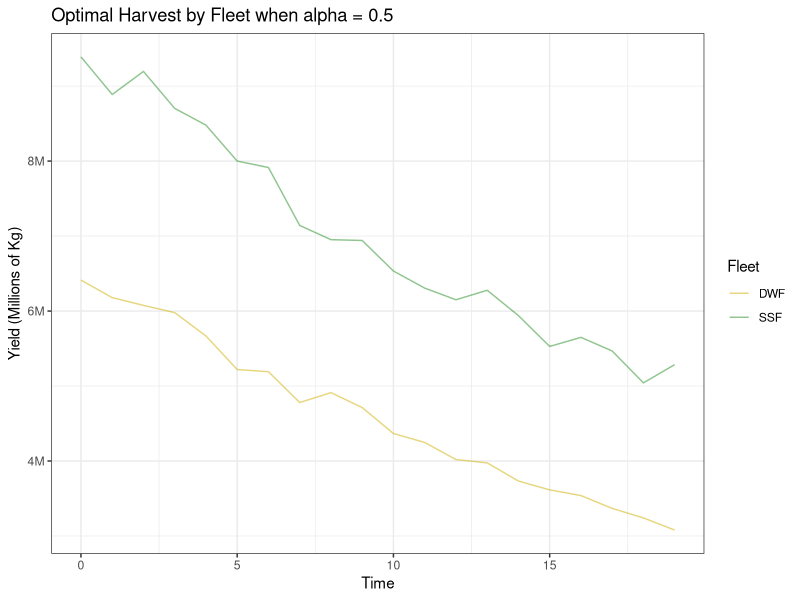
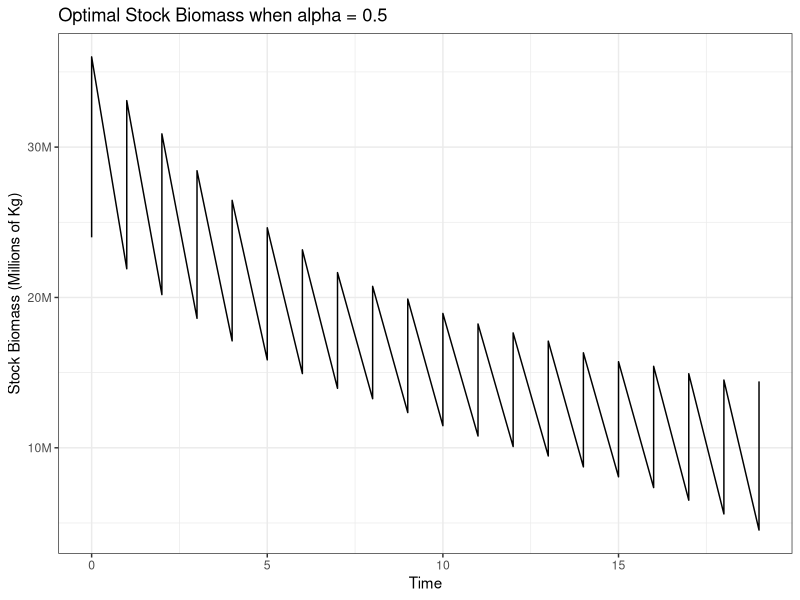
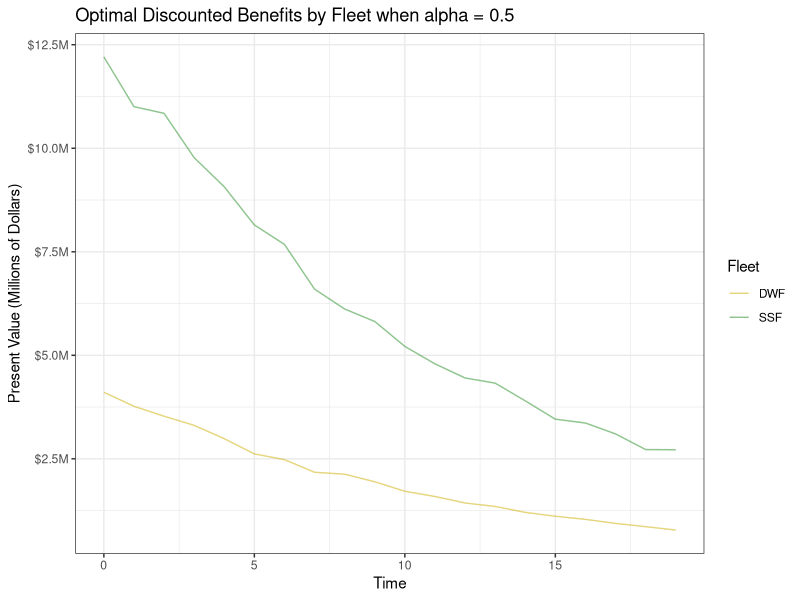
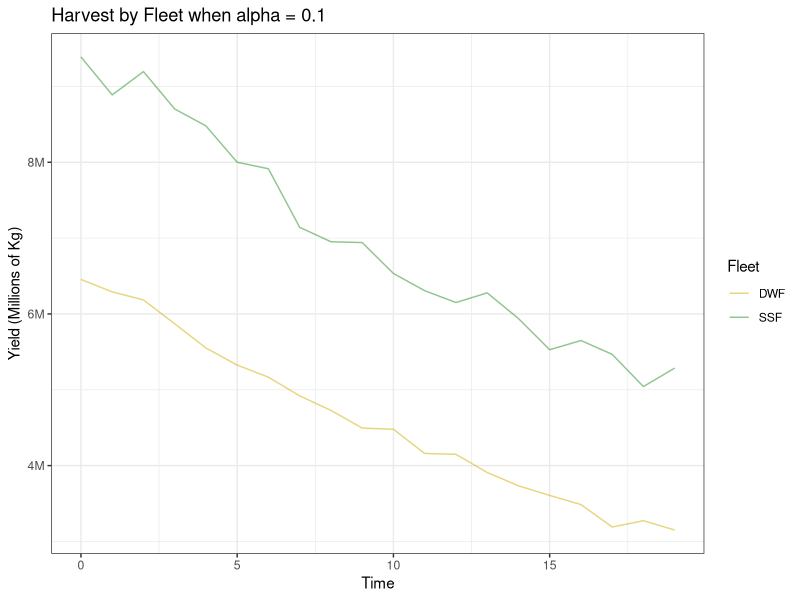
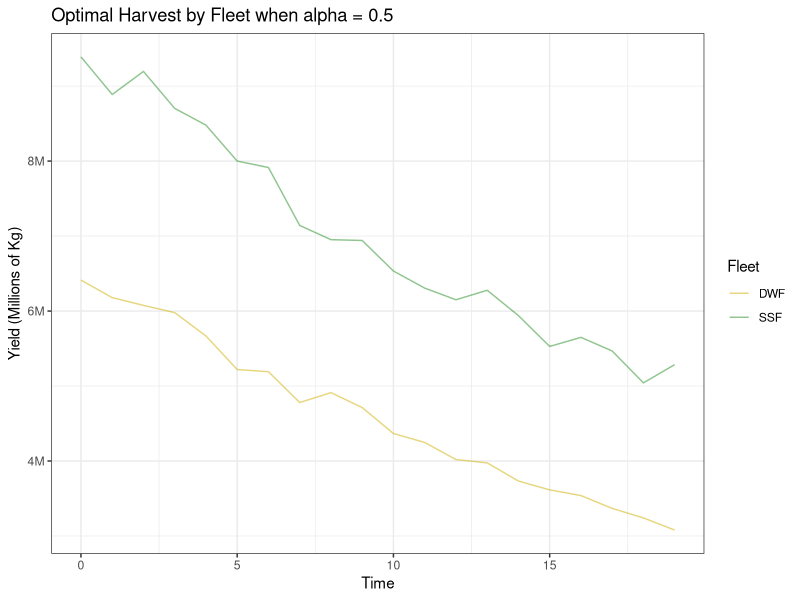
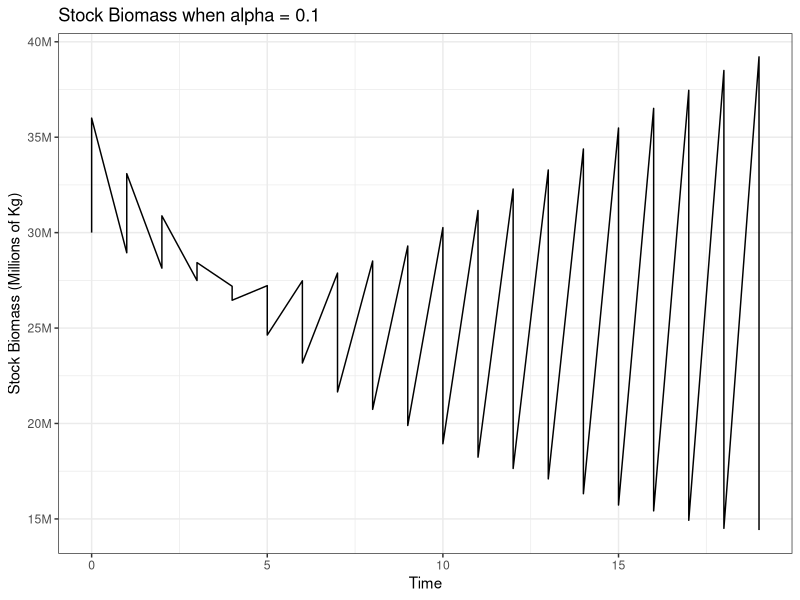
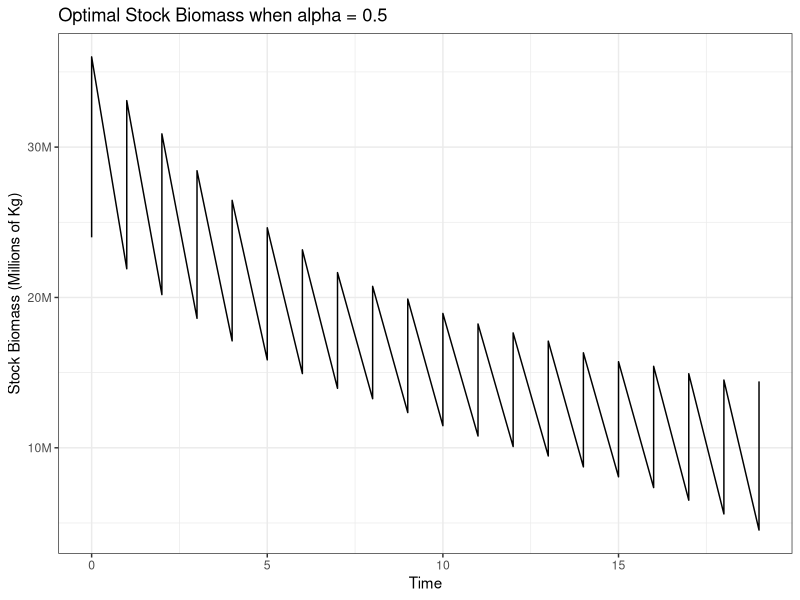
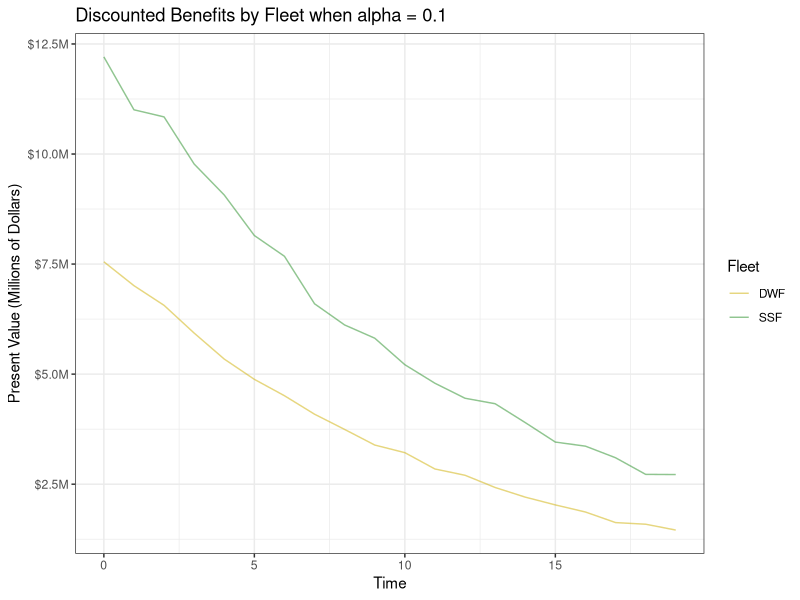

Source code (R) for these figures, in order:
## ---- chunk 1
knitr::opts_chunk$set(echo = TRUE)

library(tidyverse)
library(nloptr)
library(knitr)
## ---- chunk 2
local_opts<-list("algorithm"="NLOPT_LN_COBYLA",xtol_rel=1e-15)
options=list("algorithm"="NLOPT_LN_AUGLAG",xtol_rel=1e-15,maxeval=160000,"local_opts"=local_opts)

harvest_dwf <- function(choice, int_state, alpha, p, c_d, q, r, Kd, discount, period, proportion) {
  benefits=vector(mode="numeric", length=0)
  state=vector(mode="numeric",length=0)
  
  state[1]=int_state*proportion
  benefits[1]=(p*(1-alpha)*choice[1])-(c_d*((choice[1]/(q*state[1]))^2))
  rho=1/(1+discount)
  
  for(i in 2:period){
    state[i]=state[i-1]+(state[i-1]*r*(1-(state[i-1]/Kd)))-choice[i-1]
    benefits[i]=(p*((1-alpha)*choice[i]))-(c_d*((choice[i]/(q*state[i]))^2))
  }
  
  t=seq(from=0,to=period-1)
  pv=rho^t*benefits
  npv=sum(pv)
  return(-npv)
}

constraint_dwf <- function(choice, int_state, alpha, p, c_d, q, r, Kd, discount, period, proportion) {
  
  state=vector(mode="numeric", length=0)
  const=vector(mode="numeric", length=0)
  
  state[1]=int_state*proportion
  const[1]=choice[1]-state[1]
  
  for(i in 2:period) {
    
    state[i]=state[i-1]+(state[i-1]*r*(1-(state[i-1]/Kd)))-choice[i-1]
    const[i]=choice[i]-state[i]
  }
  return(const)
}

harvest_ssf <- function(choice, int_state, p, c_s, q, r, Ks, discount, period, proportion) {
  
  benefits=vector(mode="numeric", length=0)
  state=vector(mode="numeric",length=0)
  
  state[1]=int_state*proportion
  benefits[1]=p*choice[1] - (c_s*((choice[1]/(q*state[1]))^2))
  rho=1/(1+discount)
  
  for(i in 2:period) {
    state[i]=state[i-1]+(state[i-1]*r*(1-(state[i-1]/Ks)))-choice[i-1]
    benefits[i]=p*choice[i] - (c_s*((choice[i]/(q*state[i]))^2))
  }
  
  t=seq(from=0, to=period-1)
  pv=rho^t*benefits
  npv=sum(pv)
  return(-npv)
}


constraint_ssf <- function(choice, int_state, p, c_s, q, r, Ks, discount, period, proportion) {
  
  state=vector(mode="numeric", length=0)
  const=vector(mode="numeric", length=0)
  
  state[1]=int_state*proportion
  const[1]=choice[1]-state[1]
  
  for(i in 2:period){
    
    state[i]=state[i-1]+(state[i-1]*r*(1-(state[i-1]/Ks)))-choice[i-1]
    const[i]=choice[i]-state[i]
  }
  return(const)
}

benefits_fct <- function(choice, Hd_fct, constraintd_fct, Hs_fct, constraints_fct, discount, period, beta){
  
  benefits=vector(mode="numeric",length=0)
  
  rho=1/(1+discount)
  
  
    benefits=(beta*-(nloptr(x0=rep(500000, period),eval_f=Hs_fct,lb=rep(0,period),opts=options,eval_g_ineq=constraints_fct, int_state=60000000,p=1.3,c_s=0.91,q=0.03,r=0.45,Ks=100000000*0.6, discount=0.05,period=20,proportion=0.6)$objective)) + ((1-beta)*choice*-(nloptr(x0 = rep(500000, period),eval_f = Hd_fct,lb = rep(0, period),opts = options,eval_g_ineq = constraintd_fct,int_state = 60000000,alpha = choice,p = 1.3,c_d = 0.63,q = 0.01,r = 0.45, Kd=100000000*0.4,discount = 0.05,period = 20,proportion=0.4)$objective)) 
  
  npv=sum(benefits)
  
  return(-npv)
}

benefits_out=nloptr(x0=0.2,
                    eval_f = benefits_fct,
                    opts = options,
                    lb = 0,
                    ub = 1,
                    Hd_fct = harvest_dwf,
                    constraintd_fct = constraint_dwf,
                    Hs_fct = harvest_ssf,
                    constraints_fct = constraint_ssf,
                    discount = 0.05,
                    period = 20,
                    beta = 0.7
                    )
benefits_out$solution
-benefits_out$objective
# 0.7*(-H_s_out$objective) + (1-0.7)*(benefits_out$solution*(-H_d_out$objective))
# I=60000000
# K=100000000
# Is=I*0.6
# Id=I*0.4
# Ks=K*0.6
# Kd=K*0.4
# r=0.45
# overall=I+(0.45*I*(1-(I/K)))
# S1=Is+(0.45*Is*(1-(Is/Ks)))
# D1=Id+(0.45*Id*(1-(Id/Kd)))
# S1+D1 == overall
# S1
# D1
## ---- chunk 3
int_state = 60000000
p = 1.3
c_d = 0.63
q = 0.01
r = 0.45
Kd=100000000*0.4
discount = 0.05
period = 20
proportiond=0.4

H_d_out = nloptr(
  x0 = rep(500000, period),
  eval_f = harvest_dwf,
  lb = rep(0, period),
  opts = options,
  eval_g_ineq = constraint_dwf,
  int_state = 60000000,
  alpha = benefits_out$solution,
  p = 1.3,
  c_d = 0.63,
  q = 0.01,
  r = 0.45,
  Kd = 100000000*0.4,
  discount = 0.05,
  period = 20,
  proportion=0.4
)
H_d_out$solution
-H_d_out$objective

dwf_table <- function(choice, int_state, alpha, p, c_d, q, r, Kd, discount, period, proportion) {
  
  benefits=vector(mode="numeric", length=0)
  # choice=vector(mode="numeric",length=0)
  state=vector(mode="numeric",length=0)
  
  state[1]=int_state*proportion
  benefits[1]=(p*(1-alpha)*choice[1])-(c_d*((choice[1]/(q*state[1]))^2))
  
  rho=1/(1+discount)
  
  for(i in 2:period){
    
    state[i]=state[i-1]+(state[i-1]*r*(1-(state[i-1]/Kd)))-choice[i-1]
    
    benefits[i]=(p*((1-alpha)*choice[i]))-(c_d*((choice[i]/(q*state[i]))^2))
  }
  
  t=seq(from=0,to=period-1)
  
  pv=rho^t*benefits
  
  
  return(tibble("Time"=t, "Biomass"=state, "Yield"=choice, "PV"=pv))
}

dwf_df = dwf_table(choice=H_d_out$solution, int_state=int_state, alpha=benefits_out$solution, p=p, c_d=c_d, q=q, r=r, Kd=Kd, discount=discount,period=period,proportion=proportiond) %>% 
  mutate(Fleet = "DWF")
## ---- chunk 4
ssf_table <- function(choice, int_state, p, c_s, q, r, Ks, discount, period, proportion) {
  
  benefits=vector(mode="numeric", length=0)
  state=vector(mode="numeric",length=0)
  
  rho=1/(1+discount)
  
  state[1]=int_state*proportion
  benefits[1]=p*choice[1] - (c_s*((choice[1]/(q*state[1]))^2))
  
  for(i in 2:period) {
    
    state[i]=state[i-1]+(state[i-1]*r*(1-(state[i-1]/Ks)))-choice[i-1]
    benefits[i]=p*choice[i] - (c_s*((choice[i]/(q*state[i]))^2))
  }
  
  t=seq(from=0, to=period-1)
  pv=rho^t*benefits
  
  
  return(tibble("Time"=t, "Biomass"=state, "Yield"=choice, "PV"=pv))
}

H_s_out = nloptr(
  x0 = rep(1000000, period),
  eval_f = harvest_ssf,
  lb = rep(0, period),
  opts = options,
  eval_g_ineq = constraint_ssf,
  int_state = 60000000,
  p = 1.3,
  c_s = 0.91,
  q = 0.03,
  r = 0.45,
  Ks = 100000000*0.6,
  discount = 0.05,
  period = 20,
  proportion = 0.6
)

H_s_out$solution
-H_s_out$objective

int_state = 60000000
p = 1.3
c_s = 0.91
q = 0.03
r = 0.45
Ks = 100000000 * 0.6
discount = 0.05
period = 20
proportions = 0.6

ssf_df = ssf_table(choice=H_s_out$solution, int_state=int_state, p=p, c_s=c_s, q=q, r=r, Ks=Ks, discount=discount, period=period, proportion=proportions) %>% 
  mutate(Fleet = "SSF")

total_table= dwf_df %>% 
  rbind(ssf_df)
## ---- chunk 5
yield_plot=ggplot(total_table) +
  geom_line(aes(x=Time, y=Yield, color = Fleet), alpha=0.5) +
  scale_y_continuous(
    labels = scales::label_number(scale = 1e-6, suffix = "M"),
    name = "Yield (Millions of Kg)") +
  labs(title="Optimal Harvest by Fleet when alpha = 0.5") + 
  scale_color_manual(values = c("gold3", "forestgreen")) +
  theme_bw()
yield_plot

# ggsave(filename = "optimized_yield_plot.jpg", plot = yield_plot, path=here::here("Plots"))


# H_s_out$solution
# H_d_out$solution

biomass_plot=ggplot(total_table) +
  geom_line(aes(x=Time, y=Biomass)) +
  scale_y_continuous(
    labels = scales::label_number(scale = 1e-6, suffix = "M"),
    name = "Stock Biomass (Millions of Kg)") +
  labs(title="Optimal Stock Biomass when alpha = 0.5") + 
  theme_bw()
biomass_plot

# ggsave(filename = "optimized_biomass_plot.jpg", plot = biomass_plot, path=here::here("Plots"))

benefits_plot=ggplot(total_table) +
  geom_line(aes(x=Time, y=PV, color = Fleet), alpha=0.5) +
  scale_y_continuous(
    labels = scales::label_number(scale = 1e-6, prefix = "$", suffix = "M"),
    name = "Present Value (Millions of Dollars)") +
  labs(title="Optimal Discounted Benefits by Fleet when alpha = 0.5") + 
  scale_color_manual(values = c("gold3", "forestgreen")) +
  theme_bw()
benefits_plot
# ggsave(filename = "optimized_pv_plot.jpg", plot = benefits_plot, path=here::here("Plots"))
## ---- chunk 6
######################### DWF ##########################
int_state = 60000000
p = 1.3
c_d = 0.63
q = 0.01
r = 0.45
Kd=100000000*0.5
discount = 0.05
period = 20
proportiond=0.5

H_d_og = nloptr(
  x0 = rep(500000, period),
  eval_f = harvest_dwf,
  lb = rep(0, period),
  opts = options,
  eval_g_ineq = constraint_dwf,
  int_state = 60000000,
  alpha = 0.1,
  p = 1.3,
  c_d = 0.63,
  q = 0.01,
  r = 0.45,
  Kd = 100000000*0.4,
  discount = 0.05,
  period = 20,
  proportion=0.4
)
H_d_og$solution
-H_d_og$objective

dwf_df_og = dwf_table(choice=H_d_og$solution, int_state=int_state, alpha=0.1, p=p, c_d=c_d, q=q, r=r, Kd=Kd, discount=discount,period=period,proportion=proportiond) %>% 
  mutate(Fleet = "DWF")

######################### SSF ##########################
H_s_og = nloptr(
  x0 = rep(1000000, period),
  eval_f = harvest_ssf,
  lb = rep(0, period),
  opts = options,
  eval_g_ineq = constraint_ssf,
  int_state = 60000000,
  p = 1.3,
  c_s = 0.91,
  q = 0.03,
  r = 0.45,
  Ks = 100000000*0.6,
  discount = 0.05,
  period = 20,
  proportion = 0.6
)

H_s_og$solution
-H_s_og$objective

int_state = 60000000
p = 1.3
c_s = 0.91
q = 0.03
r = 0.45
Ks = 100000000*0.6
discount = 0.05
period = 20
proportions = 0.6

ssf_df_og = ssf_table(choice=H_s_og$solution, int_state=int_state, p=p, c_s=c_s, q=q, r=r, Ks=Ks, discount=discount, period=period, proportion=proportions) %>% 
  mutate(Fleet = "SSF")

total_table_og = dwf_df_og %>% 
  rbind(ssf_df_og)

################## NAFAA #######################

0.7*(-H_s_og$objective) + (1-0.7)*(0.1*(-H_d_og$objective))

################### PLOTs ######################
yield_plot_og=ggplot(total_table_og) +
  geom_line(aes(x=Time, y=Yield, color = Fleet), alpha=0.5) +
  scale_y_continuous(
    labels = scales::label_number(scale = 1e-6, suffix = "M"),
    name = "Yield (Millions of Kg)") +
  labs(title="Harvest by Fleet when alpha = 0.1") + 
  scale_color_manual(values = c("gold3", "forestgreen")) +
  theme_bw()
yield_plot_og
yield_plot

# ggsave(filename = "original_yield_plot.jpg", plot = yield_plot_og, path=here::here("Plots"))


biomass_plot_og=ggplot(total_table_og) +
  geom_line(aes(x=Time, y=Biomass)) +
  scale_y_continuous(
    labels = scales::label_number(scale = 1e-6, suffix = "M"),
    name = "Stock Biomass (Millions of Kg)") +
  labs(title="Stock Biomass when alpha = 0.1") + 
  theme_bw()
biomass_plot_og
biomass_plot
# ggsave(filename = "original_biomass_plot.jpg", plot = biomass_plot_og, path=here::here("Plots"))

benefits_plot_og=ggplot(total_table_og) +
  geom_line(aes(x=Time, y=PV, color = Fleet), alpha=0.5) +
  scale_y_continuous(
    labels = scales::label_number(scale = 1e-6, prefix = "$", suffix = "M"),
    name = "Present Value (Millions of Dollars)") +
  labs(title="Discounted Benefits by Fleet when alpha = 0.1") + 
  scale_color_manual(values = c("gold3", "forestgreen")) +
  theme_bw()
benefits_plot_og
benefits_plot
# ggsave(filename = "original_pv_plot.jpg", plot = benefits_plot_og, path=here::here("Plots"))
